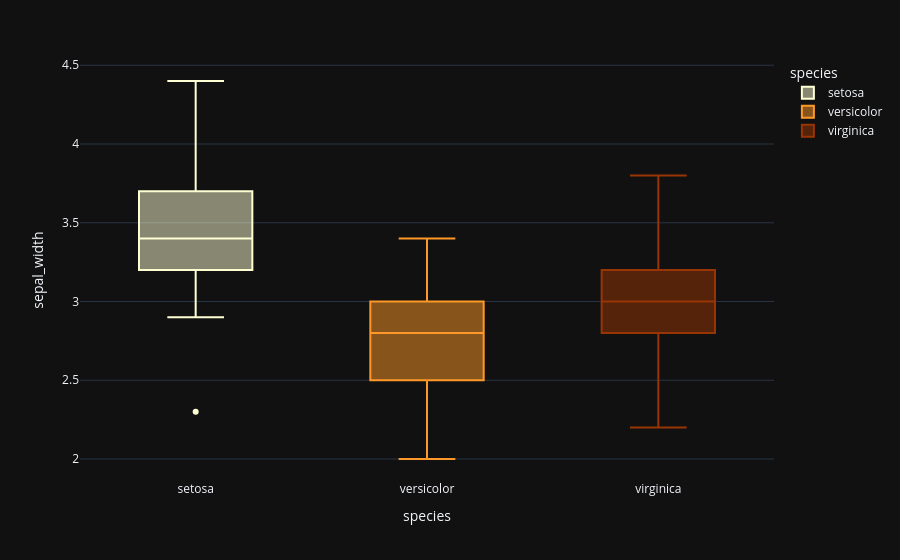

The notebook cell this image was saved under:
### Code cell
fig = px.box(data_frame=iris, x='species',y='sepal_width',color='species',color_discrete_sequence=['#ffffd4 ','#fe9929 ','#993404 '], template='plotly_dark',orientation='v')
fig.show()

### Figure 1 — Plotly figure (JSON) as saved in the notebook; plotly's stock layout.template omitted (floating-point values rounded to 4 significant figures)
{"data": [{"alignmentgroup": "True", "hovertemplate": "species=%{x}<br>sepal_width=%{y}<extra></extra>", "legendgroup": "setosa", "marker": {"color": "#ffffd4 "}, "name": "setosa", "notched": false, "offsetgroup": "setosa", "orientation": "v", "showlegend": true, "type": "box", "x": ["setosa", "setosa", "setosa", "setosa", "setosa", "setosa", "setosa", "setosa", "setosa", "setosa", "setosa", "setosa", "setosa", "setosa", "setosa", "setosa", "setosa", "setosa", "setosa", "setosa", "setosa", "setosa", "setosa", "setosa", "setosa", "setosa", "setosa", "setosa", "setosa", "setosa", "setosa", "setosa", "setosa", "setosa", "setosa", "setosa", "setosa", "setosa", "setosa", "setosa", "setosa", "setosa", "setosa", "setosa", "setosa", "setosa", "setosa", "setosa", "setosa", "setosa"], "x0": " ", "xaxis": "x", "y": [3.5, 3.0, 3.2, 3.1, 3.6, 3.9, 3.4, 3.4, 2.9, 3.1, 3.7, 3.4, 3.0, 3.0, 4.0, 4.4, 3.9, 3.5, 3.8, 3.8, 3.4, 3.7, 3.6, 3.3, 3.4, 3.0, 3.4, 3.5, 3.4, 3.2, 3.1, 3.4, 4.1, 4.2, 3.1, 3.2, 3.5, 3.6, 3.0, 3.4, 3.5, 2.3, 3.2, 3.5, 3.8, 3.0, 3.8, 3.2, 3.7, 3.3], "y0": " ", "yaxis": "y"}, {"alignmentgroup": "True", "hovertemplate": "species=%{x}<br>sepal_width=%{y}<extra></extra>", "legendgroup": "versicolor", "marker": {"color": "#fe9929 "}, "name": "versicolor", "notched": false, "offsetgroup": "versicolor", "orientation": "v", "showlegend": true, "type": "box", "x": ["versicolor", "versicolor", "versicolor", "versicolor", "versicolor", "versicolor", "versicolor", "versicolor", "versicolor", "versicolor", "versicolor", "versicolor", "versicolor", "versicolor", "versicolor", "versicolor", "versicolor", "versicolor", "versicolor", "versicolor", "versicolor", "versicolor", "versicolor", "versicolor", "versicolor", "versicolor", "versicolor", "versicolor", "versicolor", "versicolor", "versicolor", "versicolor", "versicolor", "versicolor", "versicolor", "versicolor", "versicolor", "versicolor", "versicolor", "versicolor", "versicolor", "versicolor", "versicolor", "versicolor", "versicolor", "versicolor", "versicolor", "versicolor", "versicolor", "versicolor"], "x0": " ", "xaxis": "x", "y": [3.2, 3.2, 3.1, 2.3, 2.8, 2.8, 3.3, 2.4, 2.9, 2.7, 2.0, 3.0, 2.2, 2.9, 2.9, 3.1, 3.0, 2.7, 2.2, 2.5, 3.2, 2.8, 2.5, 2.8, 2.9, 3.0, 2.8, 3.0, 2.9, 2.6, 2.4, 2.4, 2.7, 2.7, 3.0, 3.4, 3.1, 2.3, 3.0, 2.5, 2.6, 3.0, 2.6, 2.3, 2.7, 3.0, 2.9, 2.9, 2.5, 2.8], "y0": " ", "yaxis": "y"}, {"alignmentgroup": "True", "hovertemplate": "species=%{x}<br>sepal_width=%{y}<extra></extra>", "legendgroup": "virginica", "marker": {"color": "#993404 "}, "name": "virginica", "notched": false, "offsetgroup": "virginica", "orientation": "v", "showlegend": true, "type": "box", "x": ["virginica", "virginica", "virginica", "virginica", "virginica", "virginica", "virginica", "virginica", "virginica", "virginica", "virginica", "virginica", "virginica", "virginica", "virginica", "virginica", "virginica", "virginica", "virginica", "virginica", "virginica", "virginica", "virginica", "virginica", "virginica", "virginica", "virginica", "virginica", "virginica", "virginica", "virginica", "virginica", "virginica", "virginica", "virginica", "virginica", "virginica", "virginica", "virginica", "virginica", "virginica", "virginica", "virginica", "virginica", "virginica", "virginica", "virginica", "virginica", "virginica", "virginica"], "x0": " ", "xaxis": "x", "y": [3.3, 2.7, 3.0, 2.9, 3.0, 3.0, 2.5, 2.9, 2.5, 3.6, 3.2, 2.7, 3.0, 2.5, 2.8, 3.2, 3.0, 3.8, 2.6, 2.2, 3.2, 2.8, 2.8, 2.7, 3.3, 3.2, 2.8, 3.0, 2.8, 3.0, 2.8, 3.8, 2.8, 2.8, 2.6, 3.0, 3.4, 3.1, 3.0, 3.1, 3.1, 3.1, 2.7, 3.2, 3.3, 3.0, 2.5, 3.0, 3.4, 3.0], "y0": " ", "yaxis": "y"}], "layout": {"boxmode": "overlay", "legend": {"title": {"text": "species"}, "tracegroupgap": 0}, "margin": {"t": 60}, "xaxis": {"anchor": "y", "categoryarray": ["setosa", "versicolor", "virginica"], "categoryorder": "array", "domain": [0, 1], "title": {"text": "species"}}, "yaxis": {"anchor": "x", "domain": [0, 1], "title": {"text": "sepal_width"}}}}
